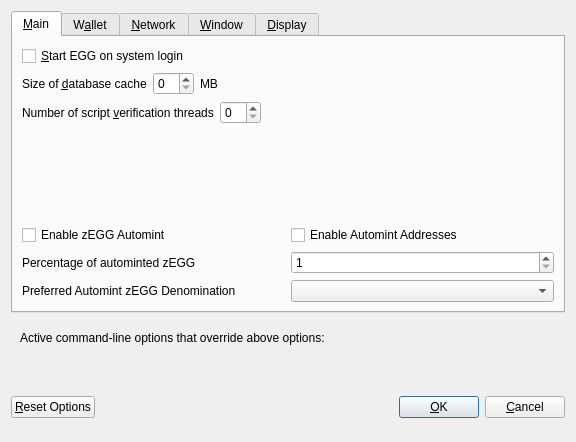
<?xml version="1.0" encoding="UTF-8"?>
<ui version="4.0">
 <class>OptionsDialog</class>
 <widget class="QDialog" name="OptionsDialog">
  <property name="geometry">
   <rect>
    <x>0</x>
    <y>0</y>
    <width>576</width>
    <height>442</height>
   </rect>
  </property>
  <property name="windowTitle">
   <string>Options</string>
  </property>
  <property name="modal">
   <bool>true</bool>
  </property>
  <layout class="QVBoxLayout" name="verticalLayout">
   <item>
    <widget class="QTabWidget" name="tabWidget">
     <property name="currentIndex">
      <number>0</number>
     </property>
     <widget class="QWidget" name="tabMain">
      <attribute name="title">
       <string>&amp;Main</string>
      </attribute>
      <layout class="QVBoxLayout" name="verticalLayout_Main">
       <item>
        <widget class="QCheckBox" name="bitcoinAtStartup">
         <property name="toolTip">
          <string>Automatically start EGG after logging in to the system.</string>
         </property>
         <property name="text">
          <string>&amp;Start EGG on system login</string>
         </property>
        </widget>
       </item>
       <item>
        <layout class="QHBoxLayout" name="horizontalLayout_2_Main">
         <item>
          <widget class="QLabel" name="databaseCacheLabel">
           <property name="text">
            <string>Size of &amp;database cache</string>
           </property>
           <property name="textFormat">
            <enum>Qt::PlainText</enum>
           </property>
           <property name="buddy">
            <cstring>databaseCache</cstring>
           </property>
          </widget>
         </item>
         <item>
          <widget class="QSpinBox" name="databaseCache"/>
         </item>
         <item>
          <widget class="QLabel" name="databaseCacheUnitLabel">
           <property name="text">
            <string>MB</string>
           </property>
           <property name="textFormat">
            <enum>Qt::PlainText</enum>
           </property>
          </widget>
         </item>
         <item>
          <spacer name="horizontalSpacer_2_Main">
           <property name="orientation">
            <enum>Qt::Horizontal</enum>
           </property>
           <property name="sizeHint" stdset="0">
            <size>
             <width>40</width>
             <height>20</height>
            </size>
           </property>
          </spacer>
         </item>
        </layout>
       </item>
       <item>
        <layout class="QHBoxLayout" name="horizontalLayout_3_Main">
         <item>
          <widget class="QLabel" name="threadsScriptVerifLabel">
           <property name="text">
            <string>Number of script &amp;verification threads</string>
           </property>
           <property name="textFormat">
            <enum>Qt::PlainText</enum>
           </property>
           <property name="buddy">
            <cstring>threadsScriptVerif</cstring>
           </property>
          </widget>
         </item>
         <item>
          <widget class="QSpinBox" name="threadsScriptVerif">
           <property name="toolTip">
            <string>(0 = auto, &lt;0 = leave that many cores free)</string>
           </property>
          </widget>
         </item>
         <item>
          <spacer name="horizontalSpacer_3_Main">
           <property name="orientation">
            <enum>Qt::Horizontal</enum>
           </property>
           <property name="sizeHint" stdset="0">
            <size>
             <width>40</width>
             <height>20</height>
            </size>
           </property>
          </spacer>
         </item>
        </layout>
       </item>
       <item>
        <spacer name="verticalSpacer_2">
         <property name="orientation">
          <enum>Qt::Vertical</enum>
         </property>
         <property name="sizeHint" stdset="0">
          <size>
           <width>20</width>
           <height>40</height>
          </size>
         </property>
        </spacer>
       </item>
       <item>
        <widget class="QWidget" name="verticalZpivOptionsWidget" native="true">
         <layout class="QVBoxLayout" name="verticalZpivOptionsLayout">
          <property name="margin">
           <number>0</number>
          </property>
          <item>
           <layout class="QHBoxLayout" name="horizontalAutomintingLayout">
            <item>
             <widget class="QCheckBox" name="checkBoxZeromintEnable">
              <property name="toolTip">
               <string>Enable automatic minting of EGG units to zEGG</string>
              </property>
              <property name="layoutDirection">
               <enum>Qt::LeftToRight</enum>
              </property>
              <property name="text">
               <string>Enable zEGG Automint</string>
              </property>
             </widget>
            </item>
            <item>
             <widget class="QCheckBox" name="checkBoxZeromintAddresses">
              <property name="toolTip">
               <string>Enable automatic zEGG minting from specific addresses</string>
              </property>
              <property name="layoutDirection">
               <enum>Qt::LeftToRight</enum>
              </property>
              <property name="text">
               <string>Enable Automint Addresses</string>
              </property>
             </widget>
            </item>
           </layout>
          </item>
          <item>
           <layout class="QHBoxLayout" name="horizontalZmintPercentageLayout">
            <item>
             <widget class="QLabel" name="percentage_label">
              <property name="toolTip">
               <string>Percentage of incoming EGG which get automatically converted to zEGG via Zerocoin Protocol (min: 10%)</string>
              </property>
              <property name="text">
               <string>Percentage of autominted zEGG</string>
              </property>
             </widget>
            </item>
            <item>
             <widget class="QSpinBox" name="zeromintPercentage">
              <property name="minimum">
               <number>1</number>
              </property>
              <property name="maximum">
               <number>100</number>
              </property>
             </widget>
            </item>
           </layout>
          </item>
          <item>
           <layout class="QHBoxLayout" name="horizontalLayout" stretch="0,0">
            <property name="sizeConstraint">
             <enum>QLayout::SetFixedSize</enum>
            </property>
            <item>
             <widget class="QLabel" name="labelPreferredDenom">
              <property name="maximumSize">
               <size>
                <width>16777215</width>
                <height>16777215</height>
               </size>
              </property>
              <property name="toolTip">
               <string>Wait with automatic conversion to Zerocoin until enough EGG for this denomination is available</string>
              </property>
              <property name="text">
               <string>Preferred Automint zEGG Denomination</string>
              </property>
             </widget>
            </item>
            <item>
             <widget class="QComboBox" name="preferredDenom">
              <property name="maximumSize">
               <size>
                <width>16777215</width>
                <height>27</height>
               </size>
              </property>
              <property name="toolTip">
               <string>Wait with automatic conversion to Zerocoin until enough EGG for this denomination is available</string>
              </property>
              <property name="maxVisibleItems">
               <number>9</number>
              </property>
              <property name="maxCount">
               <number>9</number>
              </property>
             </widget>
            </item>
           </layout>
          </item>
         </layout>
        </widget>
       </item>
      </layout>
     </widget>
     <widget class="QWidget" name="tabWallet">
      <attribute name="title">
       <string>W&amp;allet</string>
      </attribute>
      <layout class="QVBoxLayout" name="verticalLayout_Wallet">
       <item>
        <layout class="QHBoxLayout" name="horizontalLayout_2_Wallet">
         <item>
          <widget class="QLabel" name="labelStakeSplitThresholdText">
           <property name="text">
            <string>Stake split threshold:</string>
           </property>
          </widget>
         </item>
         <item>
          <widget class="QSpinBox" name="spinBoxStakeSplitThreshold">
           <property name="minimum">
            <number>1</number>
           </property>
           <property name="maximum">
            <number>999999</number>
           </property>
          </widget>
         </item>
        </layout>
       </item>
       <item>
        <widget class="QGroupBox" name="groupBox">
         <property name="title">
          <string>Expert</string>
         </property>
         <layout class="QVBoxLayout" name="verticalLayout_2">
          <item>
           <widget class="QCheckBox" name="coinControlFeatures">
            <property name="toolTip">
             <string>Whether to show coin control features or not.</string>
            </property>
            <property name="text">
             <string>Enable coin &amp;control features</string>
            </property>
           </widget>
          </item>
          <item>
           <widget class="QCheckBox" name="showMasternodesTab">
            <property name="toolTip">
             <string>Show additional tab listing all your masternodes in first sub-tab&lt;br/&gt;and all masternodes on the network in second sub-tab.</string>
            </property>
            <property name="text">
             <string>Show Masternodes Tab</string>
            </property>
           </widget>
          </item>
          <item>
           <widget class="QCheckBox" name="spendZeroConfChange">
            <property name="toolTip">
             <string>If you disable the spending of unconfirmed change, the change from a transaction&lt;br/&gt;cannot be used until that transaction has at least one confirmation.&lt;br/&gt;This also affects how your balance is computed.</string>
            </property>
            <property name="text">
             <string>&amp;Spend unconfirmed change</string>
            </property>
           </widget>
          </item>
         </layout>
        </widget>
       </item>
       <item>
        <spacer name="verticalSpacer_Wallet">
         <property name="orientation">
          <enum>Qt::Vertical</enum>
         </property>
         <property name="sizeHint" stdset="0">
          <size>
           <width>20</width>
           <height>40</height>
          </size>
         </property>
        </spacer>
       </item>
      </layout>
     </widget>
     <widget class="QWidget" name="tabNetwork">
      <attribute name="title">
       <string>&amp;Network</string>
      </attribute>
      <layout class="QVBoxLayout" name="verticalLayout_Network">
       <item>
        <widget class="QCheckBox" name="mapPortUpnp">
         <property name="toolTip">
          <string>Automatically open the EGG client port on the router. This only works when your router supports UPnP and it is enabled.</string>
         </property>
         <property name="text">
          <string>Map port using &amp;UPnP</string>
         </property>
        </widget>
       </item>
       <item>
        <widget class="QCheckBox" name="allowIncoming">
         <property name="toolTip">
          <string>Accept connections from outside</string>
         </property>
         <property name="text">
          <string>Allow incoming connections</string>
         </property>
        </widget>
       </item>
       <item>
        <widget class="QCheckBox" name="connectSocks">
         <property name="toolTip">
          <string>Connect to the EGG network through a SOCKS5 proxy.</string>
         </property>
         <property name="text">
          <string>&amp;Connect through SOCKS5 proxy (default proxy):</string>
         </property>
        </widget>
       </item>
       <item>
        <layout class="QHBoxLayout" name="horizontalLayout_1_Network">
         <item>
          <widget class="QLabel" name="proxyIpLabel">
           <property name="text">
            <string>Proxy &amp;IP:</string>
           </property>
           <property name="textFormat">
            <enum>Qt::PlainText</enum>
           </property>
           <property name="buddy">
            <cstring>proxyIp</cstring>
           </property>
          </widget>
         </item>
         <item>
          <widget class="QValidatedLineEdit" name="proxyIp">
           <property name="minimumSize">
            <size>
             <width>140</width>
             <height>0</height>
            </size>
           </property>
           <property name="maximumSize">
            <size>
             <width>140</width>
             <height>16777215</height>
            </size>
           </property>
           <property name="toolTip">
            <string>IP address of the proxy (e.g. IPv4: 127.0.0.1 / IPv6: ::1)</string>
           </property>
          </widget>
         </item>
         <item>
          <widget class="QLabel" name="proxyPortLabel">
           <property name="text">
            <string>&amp;Port:</string>
           </property>
           <property name="textFormat">
            <enum>Qt::PlainText</enum>
           </property>
           <property name="buddy">
            <cstring>proxyPort</cstring>
           </property>
          </widget>
         </item>
         <item>
          <widget class="QLineEdit" name="proxyPort">
           <property name="minimumSize">
            <size>
             <width>55</width>
             <height>0</height>
            </size>
           </property>
           <property name="maximumSize">
            <size>
             <width>55</width>
             <height>16777215</height>
            </size>
           </property>
           <property name="toolTip">
            <string>Port of the proxy (e.g. 9050)</string>
           </property>
          </widget>
         </item>
         <item>
          <spacer name="horizontalSpacer_1_Network">
           <property name="orientation">
            <enum>Qt::Horizontal</enum>
           </property>
           <property name="sizeHint" stdset="0">
            <size>
             <width>40</width>
             <height>20</height>
            </size>
           </property>
          </spacer>
         </item>
        </layout>
       </item>
       <item>
        <spacer name="verticalSpacer_Network">
         <property name="orientation">
          <enum>Qt::Vertical</enum>
         </property>
         <property name="sizeHint" stdset="0">
          <size>
           <width>20</width>
           <height>40</height>
          </size>
         </property>
        </spacer>
       </item>
      </layout>
     </widget>
     <widget class="QWidget" name="tabWindow">
      <attribute name="title">
       <string>&amp;Window</string>
      </attribute>
      <layout class="QVBoxLayout" name="verticalLayout_Window">
       <item>
        <widget class="QCheckBox" name="minimizeToTray">
         <property name="toolTip">
          <string>Show only a tray icon after minimizing the window.</string>
         </property>
         <property name="text">
          <string>&amp;Minimize to the tray instead of the taskbar</string>
         </property>
        </widget>
       </item>
       <item>
        <widget class="QCheckBox" name="minimizeOnClose">
         <property name="toolTip">
          <string>Minimize instead of exit the application when the window is closed. When this option is enabled, the application will be closed only after selecting Quit in the menu.</string>
         </property>
         <property name="text">
          <string>M&amp;inimize on close</string>
         </property>
        </widget>
       </item>
       <item>
        <spacer name="verticalSpacer_Window">
         <property name="orientation">
          <enum>Qt::Vertical</enum>
         </property>
         <property name="sizeHint" stdset="0">
          <size>
           <width>20</width>
           <height>40</height>
          </size>
         </property>
        </spacer>
       </item>
      </layout>
     </widget>
     <widget class="QWidget" name="tabDisplay">
      <attribute name="title">
       <string>&amp;Display</string>
      </attribute>
      <layout class="QVBoxLayout" name="verticalLayout_Display">
       <item>
        <layout class="QHBoxLayout" name="horizontalLayout_1_Display">
         <item>
          <widget class="QLabel" name="langLabel">
           <property name="text">
            <string>User Interface &amp;language:</string>
           </property>
           <property name="textFormat">
            <enum>Qt::PlainText</enum>
           </property>
           <property name="buddy">
            <cstring>lang</cstring>
           </property>
          </widget>
         </item>
         <item>
          <widget class="QValueComboBox" name="lang">
           <property name="toolTip">
            <string>The user interface language can be set here. This setting will take effect after restarting EGG.</string>
           </property>
          </widget>
         </item>
        </layout>
       </item>
       <item>
        <widget class="QLabel" name="label_3">
         <property name="toolTip">
          <string notr="true"/>
         </property>
         <property name="statusTip">
          <string notr="true"/>
         </property>
         <property name="whatsThis">
          <string notr="true"/>
         </property>
         <property name="accessibleName">
          <string notr="true"/>
         </property>
         <property name="text">
          <string>Language missing or translation incomplete? Help contributing translations here:
https://discord.gg/zgcXB76</string>
         </property>
         <property name="wordWrap">
          <bool>true</bool>
         </property>
         <property name="openExternalLinks">
          <bool>true</bool>
         </property>
         <property name="textInteractionFlags">
          <set>Qt::TextBrowserInteraction</set>
         </property>
        </widget>
       </item>
       <item>
        <layout class="QHBoxLayout" name="horizontalLayout_2_Display" stretch="0,0">
         <item>
          <widget class="QLabel" name="themeLabel">
           <property name="text">
            <string>User Interface Theme:</string>
           </property>
          </widget>
         </item>
         <item>
          <widget class="QValueComboBox" name="theme"/>
         </item>
        </layout>
       </item>
       <item>
        <widget class="QWidget" name="verticalZpivDisplayWidget" native="true">
         <layout class="QVBoxLayout" name="verticalZpivDisplayLayout">
          <property name="margin">
           <number>0</number>
          </property>
          <item>
           <widget class="Line" name="line">
            <property name="orientation">
             <enum>Qt::Horizontal</enum>
            </property>
           </widget>
          </item>
          <item>
           <layout class="QHBoxLayout" name="horizontalLayout_3_Display">
            <item>
             <widget class="QLabel" name="unitLabel">
              <property name="text">
               <string>Unit to show amounts in:</string>
              </property>
              <property name="textFormat">
               <enum>Qt::PlainText</enum>
              </property>
             </widget>
            </item>
            <item>
             <widget class="QValueComboBox" name="unit">
              <property name="toolTip">
               <string>Choose the default subdivision unit to show in the interface and when sending coins.</string>
              </property>
             </widget>
            </item>
           </layout>
          </item>
          <item>
           <layout class="QHBoxLayout" name="horizontalLayout_4_Display">
            <item>
             <widget class="QLabel" name="digitsLabel">
              <property name="text">
               <string>Decimal digits</string>
              </property>
             </widget>
            </item>
            <item>
             <widget class="QValueComboBox" name="digits"/>
            </item>
           </layout>
          </item>
          <item>
           <layout class="QHBoxLayout" name="horizontalLayout_5_Display">
            <item>
             <widget class="QCheckBox" name="checkBoxHideZeroBalances">
              <property name="toolTip">
               <string>Hide empty balances</string>
              </property>
              <property name="layoutDirection">
               <enum>Qt::LeftToRight</enum>
              </property>
              <property name="text">
               <string>Hide empty balances</string>
              </property>
             </widget>
            </item>
            <item>
             <widget class="QCheckBox" name="checkBoxHideOrphans">
              <property name="toolTip">
               <string>Hide orphan stakes in transaction lists</string>
              </property>
              <property name="text">
               <string>Hide orphan stakes</string>
              </property>
             </widget>
            </item>
            <item>
             <spacer name="horizontalSpacer">
              <property name="orientation">
               <enum>Qt::Horizontal</enum>
              </property>
              <property name="sizeHint" stdset="0">
               <size>
                <width>40</width>
                <height>20</height>
               </size>
              </property>
             </spacer>
            </item>
           </layout>
          </item>
          <item>
           <layout class="QHBoxLayout" name="horizontalLayout_6_Display">
            <item>
             <widget class="QLabel" name="thirdPartyTxUrlsLabel">
              <property name="toolTip">
               <string>Third party URLs (e.g. a block explorer) that appear in the transactions tab as context menu items. %s in the URL is replaced by transaction hash. Multiple URLs are separated by vertical bar |.</string>
              </property>
              <property name="text">
               <string>Third party transaction URLs</string>
              </property>
             </widget>
            </item>
            <item>
             <widget class="QLineEdit" name="thirdPartyTxUrls">
              <property name="toolTip">
               <string>Third party URLs (e.g. a block explorer) that appear in the transactions tab as context menu items. %s in the URL is replaced by transaction hash. Multiple URLs are separated by vertical bar |.</string>
              </property>
             </widget>
            </item>
           </layout>
          </item>
         </layout>
        </widget>
       </item>
       <item>
        <spacer name="verticalSpacer">
         <property name="orientation">
          <enum>Qt::Vertical</enum>
         </property>
         <property name="sizeHint" stdset="0">
          <size>
           <width>20</width>
           <height>40</height>
          </size>
         </property>
        </spacer>
       </item>
      </layout>
     </widget>
    </widget>
   </item>
   <item>
    <widget class="QFrame" name="frame">
     <layout class="QVBoxLayout" name="verticalLayout_Bottom">
      <item>
       <layout class="QHBoxLayout" name="horizontalLayout_Bottom">
        <item>
         <widget class="QLabel" name="overriddenByCommandLineInfoLabel">
          <property name="text">
           <string>Active command-line options that override above options:</string>
          </property>
          <property name="textFormat">
           <enum>Qt::PlainText</enum>
          </property>
         </widget>
        </item>
        <item>
         <spacer name="horizontalSpacer_Bottom">
          <property name="orientation">
           <enum>Qt::Horizontal</enum>
          </property>
          <property name="sizeHint" stdset="0">
           <size>
            <width>40</width>
            <height>20</height>
           </size>
          </property>
         </spacer>
        </item>
       </layout>
      </item>
      <item>
       <widget class="QLabel" name="overriddenByCommandLineLabel">
        <property name="text">
         <string/>
        </property>
        <property name="textFormat">
         <enum>Qt::PlainText</enum>
        </property>
        <property name="wordWrap">
         <bool>true</bool>
        </property>
       </widget>
      </item>
     </layout>
    </widget>
   </item>
   <item>
    <layout class="QHBoxLayout" name="horizontalLayout_Buttons">
     <item>
      <widget class="QPushButton" name="resetButton">
       <property name="toolTip">
        <string>Reset all client options to default.</string>
       </property>
       <property name="text">
        <string>&amp;Reset Options</string>
       </property>
       <property name="autoDefault">
        <bool>false</bool>
       </property>
      </widget>
     </item>
     <item>
      <spacer name="horizontalSpacer_1">
       <property name="orientation">
        <enum>Qt::Horizontal</enum>
       </property>
       <property name="sizeHint" stdset="0">
        <size>
         <width>40</width>
         <height>48</height>
        </size>
       </property>
      </spacer>
     </item>
     <item>
      <widget class="QLabel" name="statusLabel">
       <property name="minimumSize">
        <size>
         <width>200</width>
         <height>0</height>
        </size>
       </property>
       <property name="font">
        <font>
         <weight>75</weight>
         <bold>true</bold>
        </font>
       </property>
       <property name="text">
        <string/>
       </property>
       <property name="textFormat">
        <enum>Qt::PlainText</enum>
       </property>
       <property name="wordWrap">
        <bool>true</bool>
       </property>
      </widget>
     </item>
     <item>
      <spacer name="horizontalSpacer_2">
       <property name="orientation">
        <enum>Qt::Horizontal</enum>
       </property>
       <property name="sizeHint" stdset="0">
        <size>
         <width>40</width>
         <height>48</height>
        </size>
       </property>
      </spacer>
     </item>
     <item>
      <widget class="QPushButton" name="okButton">
       <property name="text">
        <string>&amp;OK</string>
       </property>
       <property name="autoDefault">
        <bool>false</bool>
       </property>
       <property name="default">
        <bool>true</bool>
       </property>
      </widget>
     </item>
     <item>
      <widget class="QPushButton" name="cancelButton">
       <property name="text">
        <string>&amp;Cancel</string>
       </property>
       <property name="autoDefault">
        <bool>false</bool>
       </property>
      </widget>
     </item>
    </layout>
   </item>
  </layout>
 </widget>
 <customwidgets>
  <customwidget>
   <class>QValidatedLineEdit</class>
   <extends>QLineEdit</extends>
   <header>qvalidatedlineedit.h</header>
  </customwidget>
  <customwidget>
   <class>QValueComboBox</class>
   <extends>QComboBox</extends>
   <header>qvaluecombobox.h</header>
  </customwidget>
 </customwidgets>
 <resources/>
 <connections/>
</ui>
